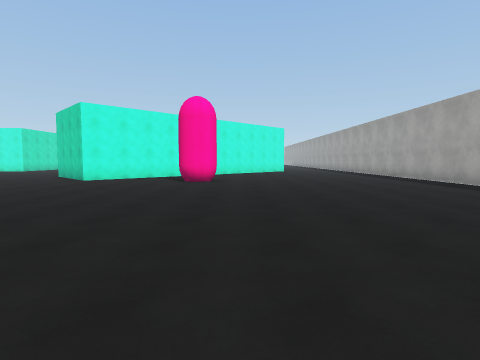
view 1 (above)

24 first-person views from a walk through a Unity game level. The camera is 1.3 m above the floor, tilts 4° down and sees 80° across. The floor is counted in squares, 2 m on a side. Each view is taken from the middle of a square. On the plan, view 1 faces up. The plan holds only what a view shows up to about 9 squares ahead; the rest is blank. The place goes on beyond the plan. The player is left out. Surface patterns are stand-ins for the level's own textures.

view 2
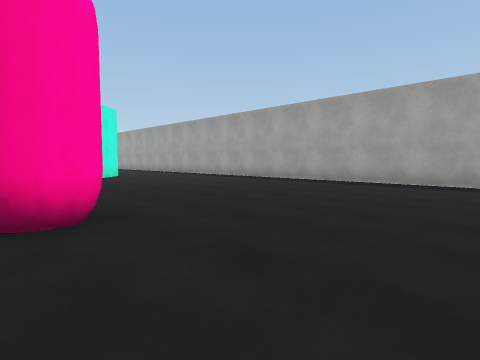

view 3
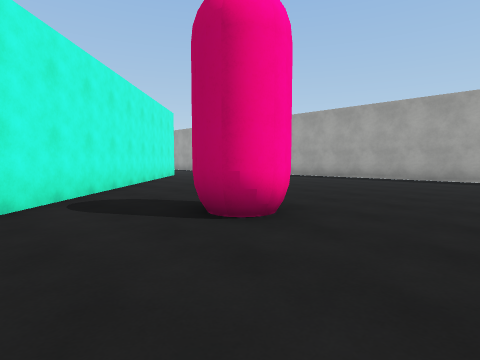

view 4
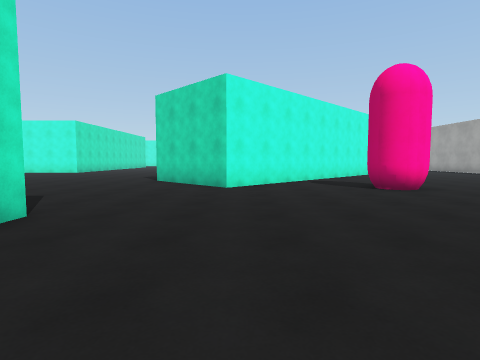

view 5
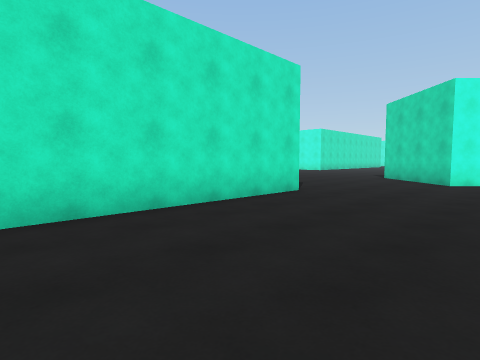

view 6
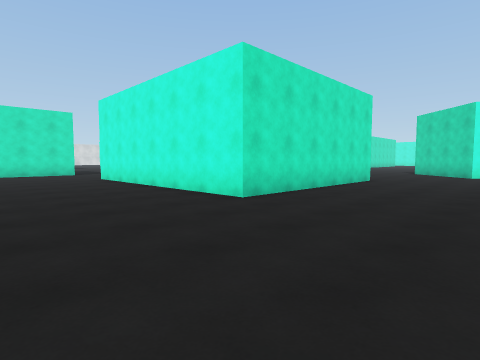

view 7
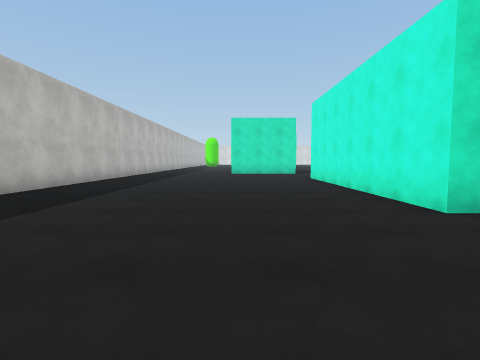

view 8
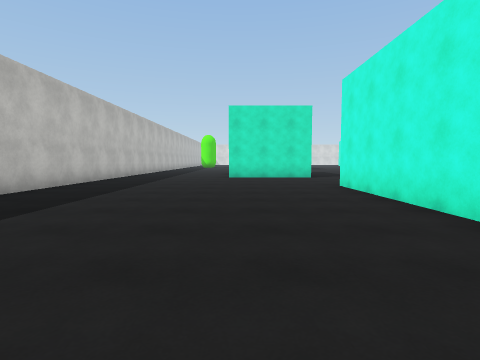

view 9
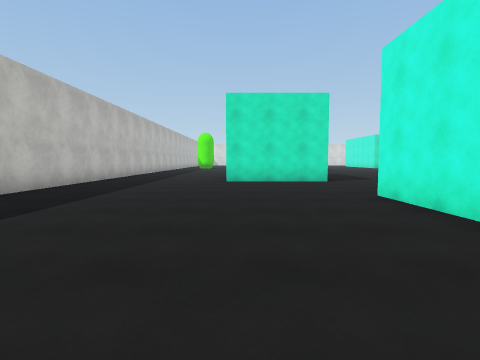

view 10
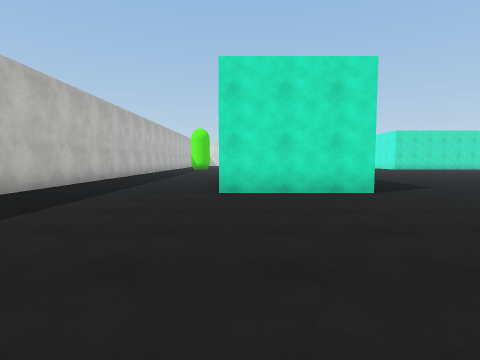

view 11
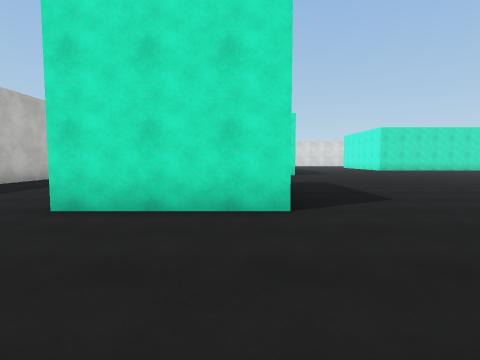

view 12
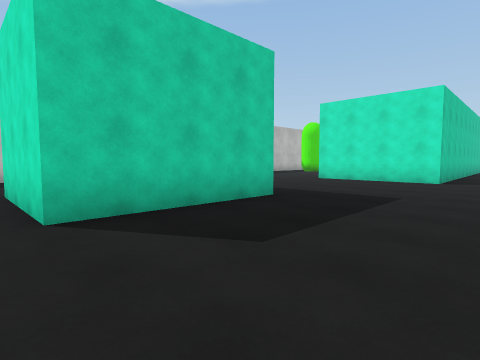

view 13
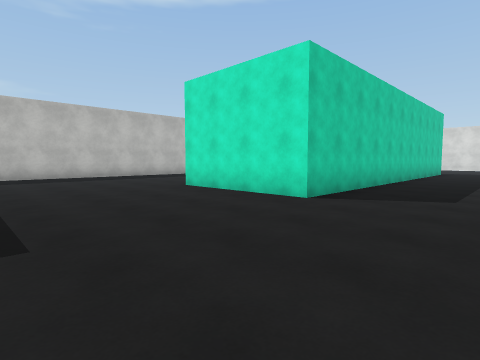

view 14
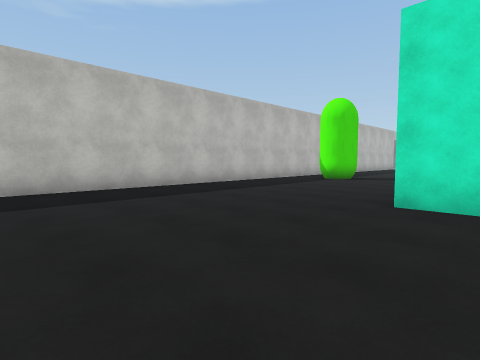

view 15
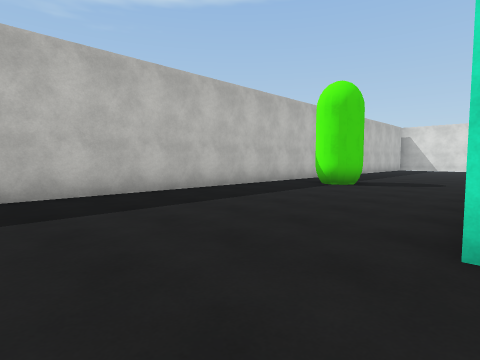

view 16
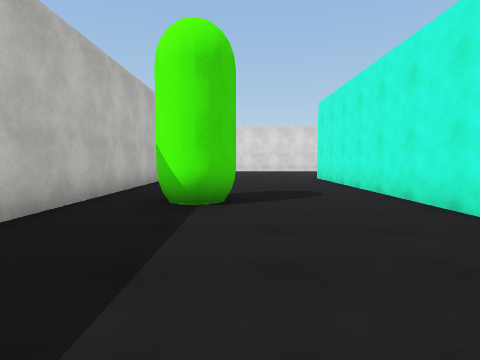

view 17
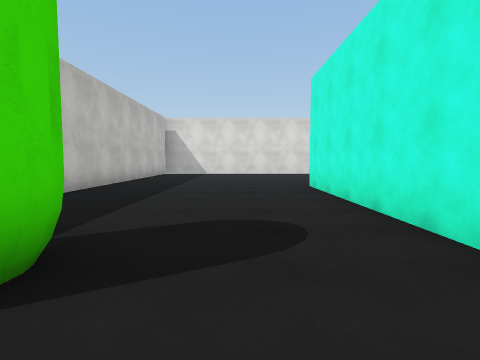

view 18
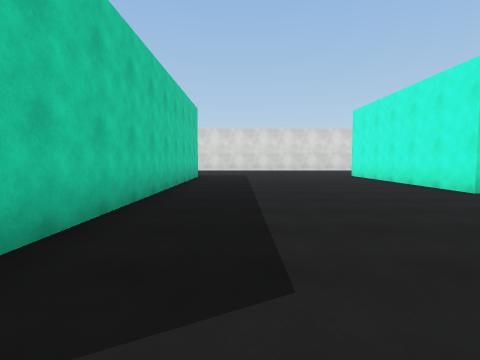

view 19
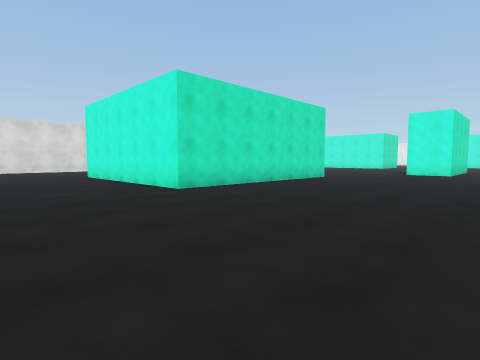

view 20
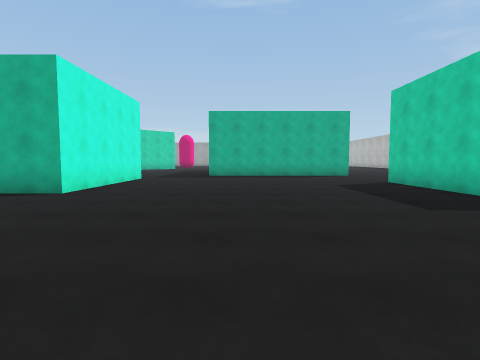

view 21
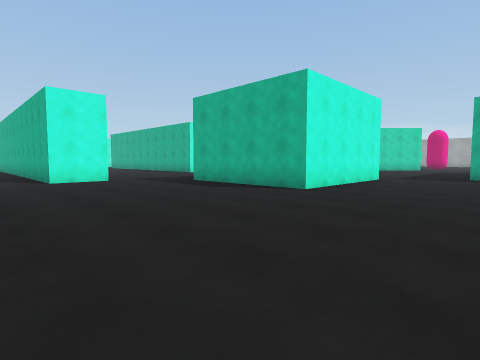

view 22
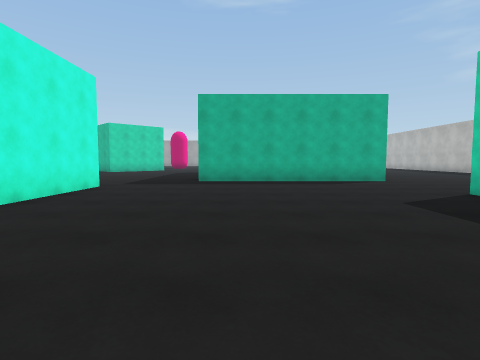

view 23
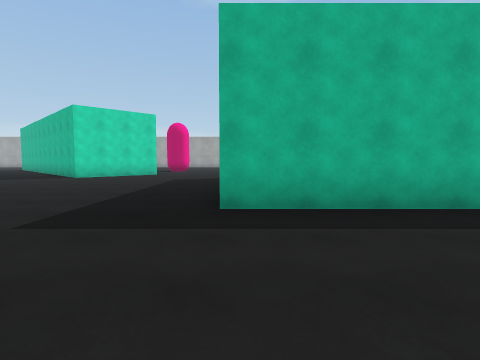

view 24
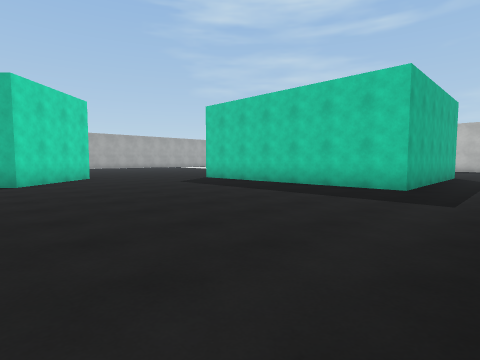

### Floor plan
Key: @ floor where view 1 was taken; # wall or solid block; . floor.
Columns run from 39 left of view 1 to 7 right of it. Each row starts with its distance up from view 1.
 16            .. .#
 15           ... .##                     ##..
 14          .... ....                   ##....
 13         ..... .....    ........     ##......
 12        #..... .....#    ........## ##........
 11        #..... .....#    .........###..........
 10        #...........#    ..........#..##.......#
  9     ####...........#####..............#.......#
  8    ...........................................#
  7   ............................................#
  6   .......................#######.............
  5     .....................#     #............
  4     .....................#     #............
  3     .....................#     #...........
  2     #########............#     #.... .....
  1             #............#######....  ...
  0             #.....####..............   @
 -1 ..########  #.....   #..............
 -2 ..................   #..............
 -3 ....................................
 -4 ..................................
 -5 .......##........................
 -6 ................................
 -7 ###############################

Positions as (right, up) in squares from view 1, and headings:
1: (0, 0), facing up
2: (-2, 6), facing up-right
3: (-4, 7), facing up-right
4: (-5, 3), facing up
5: (-4, 1), facing up-left
6: (-4, -3), facing up-left
7: (-4, -2), facing left
8: (-7, -2), facing left
9: (-9, -2), facing left
10: (-12, -2), facing left
11: (-14, 0), facing left
12: (-17, 4), facing down-left
13: (-22, 5), facing down-left
14: (-22, 0), facing down-left
15: (-24, -1), facing down-left
16: (-27, -4), facing left
17: (-30, -3), facing left
18: (-26, 4), facing left
19: (-26, 5), facing up-left
20: (-26, 5), facing right
21: (-26, 5), facing up-right
22: (-23, 5), facing right
23: (-18, 6), facing right
24: (-16, 13), facing down-right
